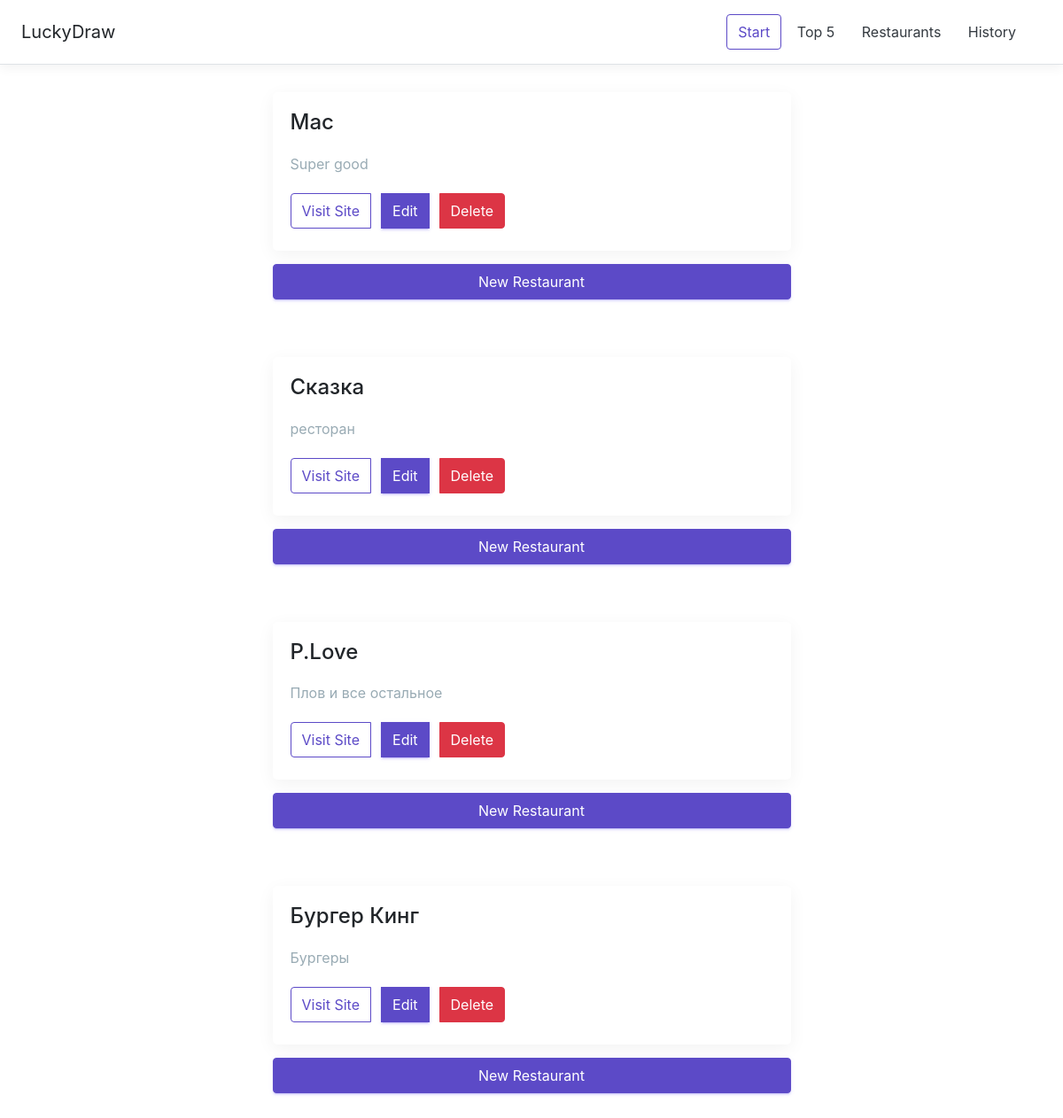
The app's page /restaurants with its own data.
### models/restaurants.py (models this page shows, shortened)
class Restaurants(Base):
    __tablename__ = "restaurants"
    id = Column(String(50), primary_key=True)
    name = Column(String(50), unique=True)
    description = Column(String(110), nullable=True)
    site_url = Column(String(110), nullable=True)
    draw = Column(Integer, default=0)
    created_time = Column(DateTime(), nullable=False)
    modified_time = Column(DateTime(), nullable=False)
    histories = relationship("Histories", backref="restaurants")

### app.py (the view)
@app.route("/restaurants")
def restaurants_list():
    restaurants = Restaurants.query.all()
    return render_template("restaurants.html", restaurants=restaurants)

### app.py (called while the page is built)
@app.teardown_appcontext
def shutdown_session(exception=None):
    db_session.remove()

### templates/restaurants.html (shortened to what this page needs)
{% extends 'base.html' %}
{% block content %}
{% for restaurant in restaurants %}
<div class="row justify-content-center">
    <div class="col-lg-6">
        <div class="card">
            <div class="card-title">
                <h4>{{ restaurant['name'] }}</h4>
            </div>
            <p class="text-muted ">
                {{ restaurant['description'] }}
            </p>
            <div class="button-list">
                <div class="btn-group">
                    <a href="{{ restaurant['site_url'] }}" class="btn btn-visit" target="_blank">Visit Site</a>
                    <a href="/edit-restaurant?id={{ restaurant['id'] }}" class="btn btn-primary">Edit</a>
                    <a href="/delete-restaurant?id={{ restaurant['id'] }}" onclick="return confirm('delete?')" class="btn btn-danger">Delete</a>
                </div>
            </div>
        </div>
    </div>
</div>
<div class="row justify-content-center">
    <div class="col-lg-6" style="margin-bottom: 50px;">
        <a href="/create-restaurant" class="btn btn-primary btn-block">New Restaurant</a>
    </div>
</div>
{% endfor %}
{% endblock %}

### static/style.css (style rules this page uses)
.card { background: #ffffff none repeat scroll 0 0; margin: 15px 0; padding: 20px; border: 0 solid #e7e7e7; border-radius: 5px; box-shadow: 0 5px 20px rgba(0, 0, 0, 0.05); }
.card-title { font-weight: 500; font-size: 18px; line-height: 22px; }
.text-muted { color: #99abb4 !important; }
.btn-primary { background: #5c4ac7; border: 1px solid #5c4ac7; -webkit-box-shadow: 0 2px 2px 0 rgba(116, 96, 238, 0.14), 0 3px 1px -2px rgba(116, 96, 238, 0.2), 0 1px 5px 0 rgba(116, 96, 238, 0.12); box-shadow: 0 2px 2px 0 rgba(116, 96, 238, 0.14), 0 3px 1px -2px rgba(116, 96, 238, 0.2), 0 1px 5px 0 rgba(116, 96, 238, 0.12); -webkit-transition: 0.2s ease-in; -o-transition: 0.2s ease-in; transition: 0.2s ease-in; }
.btn { padding: 7px 12px; cursor: pointer; }
.btn-visit { color: #5c4ac7; border: 1px solid #5c4ac7; }
.button-list a { margin: 5px 12px 5px 0; }

### records on screen
Restaurants: name "Mac", description "Super good"
Restaurants: name "Сказка", description "ресторан"
Restaurants: name "P.Love", description "Плов и все остальное"
Restaurants: name "Бургер Кинг", description "Бургеры"
